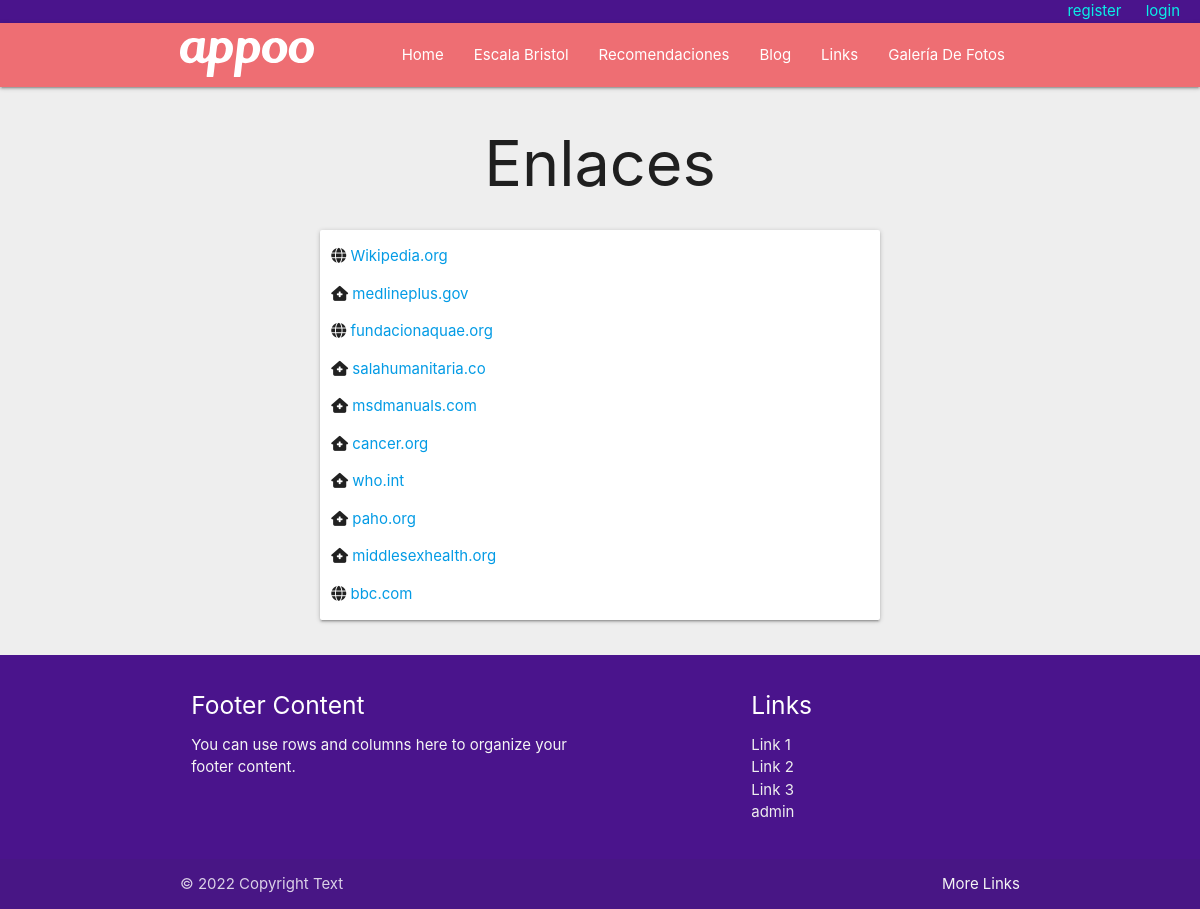
Page /enlaces on the committed database.
### web/models.py (models this page shows)
class Link(models.Model):
    ICONS= (
        ('fa-solid fa-globe','web'),
        ('fa-solid fa-house-medical','salud'),
        ('fa-solid fa-link','otros'),
    )
    idm = models.CharField(max_length=100)
    title = models.CharField(max_length=100)
    text = models.CharField(max_length=100)
    icon = models.CharField(max_length=100, choices=ICONS)

### web/views.py (the view)
# urls.py: path('enlaces', views.enlaces, name='enlaces'),
def enlaces(request):
  query_links = Link.objects.all()
  return render(request,'web/enlaces.html',{'query_links':query_links})

### web/templates/web/enlaces.html (shortened to what this page needs)
{% extends 'base-main.html' %}
{% load static %}
{% block content %}
<div class="container">
    <div class="row">
        <h1 class="center">Enlaces</h1>
        <div class="card col s12 m8 offset-m2 section ">
            {% for item in query_links %}
            <p>
                <i class="{{ item.icon}}"></i>
                <a href="{{ item.text }}" target="_blank">{{ item.title }}</a>
            </p>
            {% endfor %}
        </div>
    </div>
</div>
{% endblock %}

### rows in the picture
Link: title "Wikipedia.org"
Link: title "medlineplus.gov"
Link: title "fundacionaquae.org"
Link: title "salahumanitaria.co"
Link: title "msdmanuals.com"
Link: title "cancer.org"
Link: title "who.int"
Link: title "paho.org"
Link: title "middlesexhealth.org"
Link: title "bbc.com"
